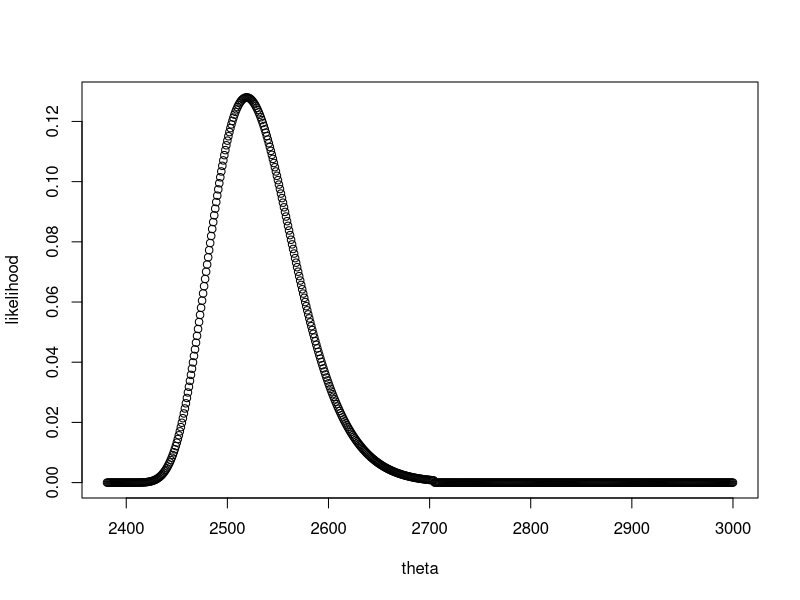
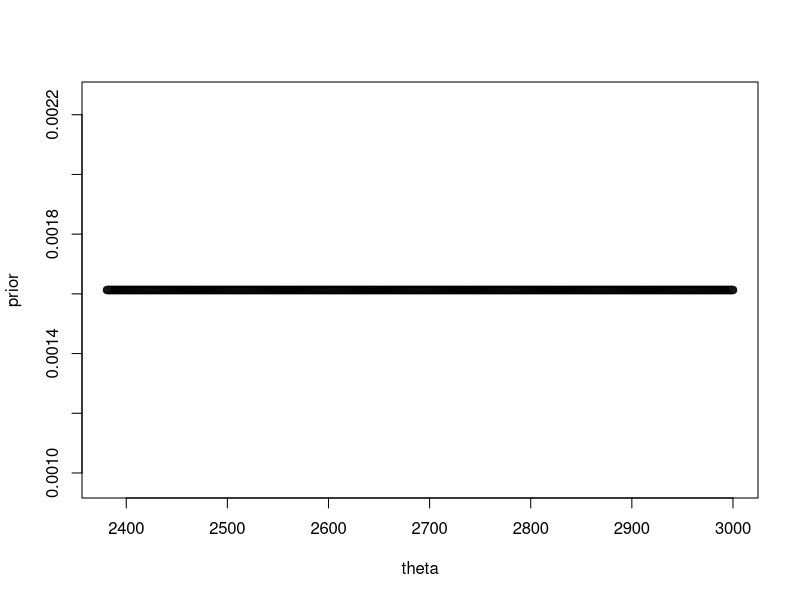
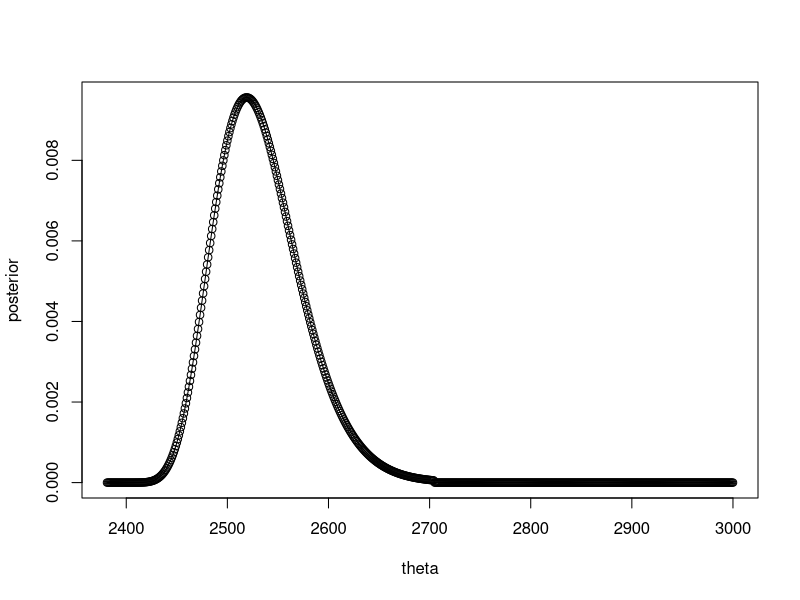
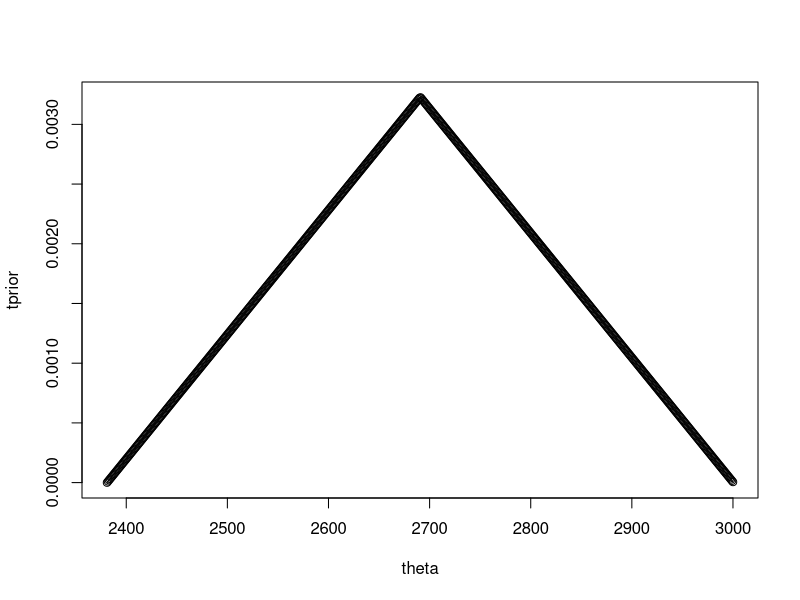
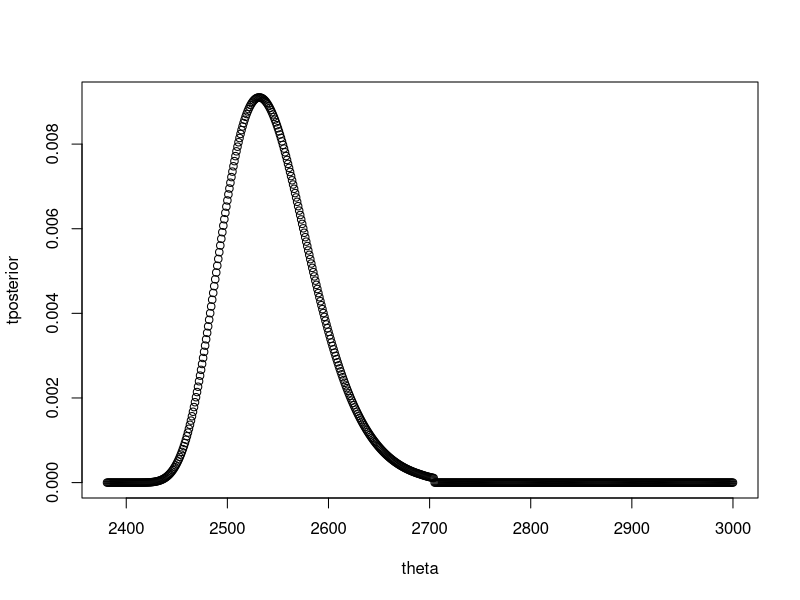
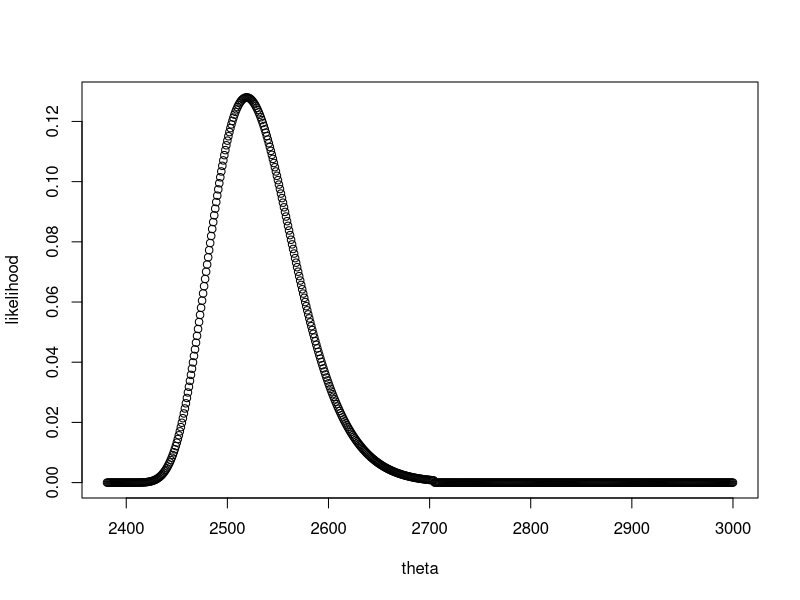

These charts were generated, in order, by the following R code:
## ---- chunk 1
knitr::opts_chunk$set(echo = TRUE)
## ---- chunk 2
tagged = 2381 # number tagged in first sample
n = 200 # sample size of second sample
x = 189 # data: number in second sample already tagged


theta = seq(from = 2381, to= 3000, by = 1) # values of theta to plot

likelihood = choose(tagged, x) * choose(theta-tagged, n-x) / choose(theta, n)


plot(theta, likelihood) # plot the likelihood function
## ---- chunk 3
maxlikelihood = max(likelihood)
maxlikelihood
## ---- chunk 4
n= 200
x = 189
tagged = 2381
lower_bound = tagged # lower bound for theta
upper_bound = 3000 # upper bound for theta

theta = lower_bound:upper_bound # possible values of theta
prior = rep(1/length(theta), length(theta)) # uniform prior
plot(theta, prior)

sum(theta * prior) # prior mean
min(theta[which(cumsum(prior) >= 0.5)]) # prior median
theta[which.max(prior)] # prior mode

sum(prior[119:620]) #prior probability
## ---- chunk 5
likelihood = choose(tagged, x) * choose(theta-tagged, n-x) / choose(theta, n)

product = likelihood * prior
posterior = product / sum(product)

plot(theta, posterior, type="o") # plot posterior probability versus box 

sum(theta * posterior) # posterior mean
min(theta[which(cumsum(posterior) >= 0.5)]) # posterior median
theta[which.max(posterior)] # posterior mode

sum(posterior[119:620]) #posterior probability
## ---- chunk 6
tagged = 2381
n = 200
x = 189
lower_bound = tagged # lower bound for theta
upper_bound = 3000 # upper bound for theta

theta = lower_bound:upper_bound

midpoint = (upper_bound+lower_bound)/2
prior_unnormalized = c((lower_bound:midpoint) - lower_bound, -(((midpoint):upper_bound) - upper_bound))  
tprior = prior_unnormalized/sum(prior_unnormalized) #triangular prior
## ---- chunk 7
plot(theta, tprior, type = "o")

sum(theta * tprior) # prior mean
min(theta[which(cumsum(tprior) >= 0.5)]) # prior median
theta[which.max(tprior)] # prior mode
sum(tprior[119:620]) #prior probability
## ---- chunk 8
likelihood = choose(tagged, x) * choose(theta-tagged, n-x) / choose(theta, n)

product = likelihood * tprior

tposterior = product / sum(product)

plot(theta, tposterior) # plot posterior probability versus box 

sum(theta * tposterior) # posterior mean
min(theta[which(cumsum(tposterior) >= 0.5)]) # posterior median
theta[which.max(tposterior)] # posterior mode

sum(tposterior[119:620]) #posterior probability
## ---- chunk 9
plot(theta, likelihood)
maxlikelihood = max(likelihood)
maxlikelihood
